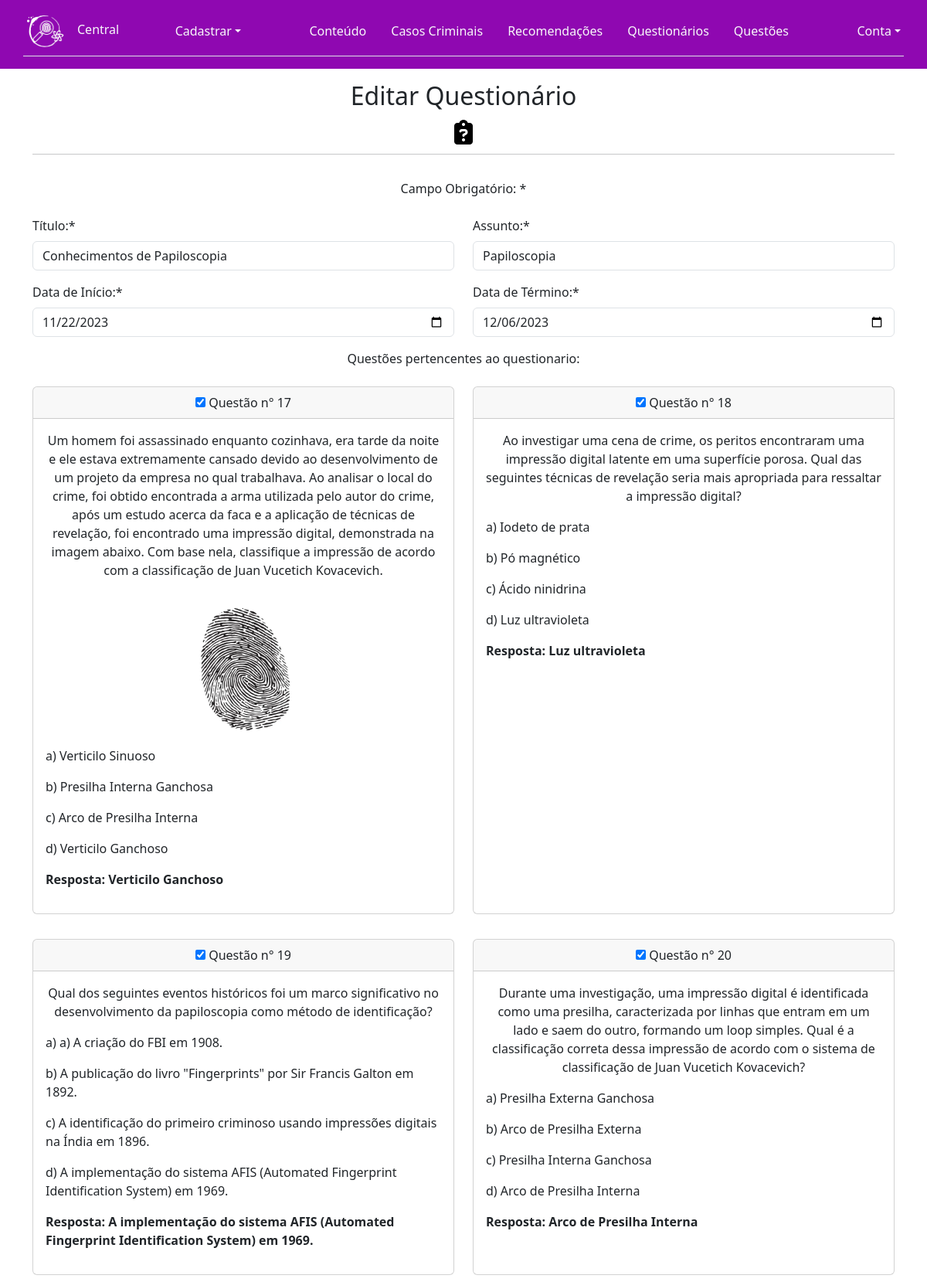
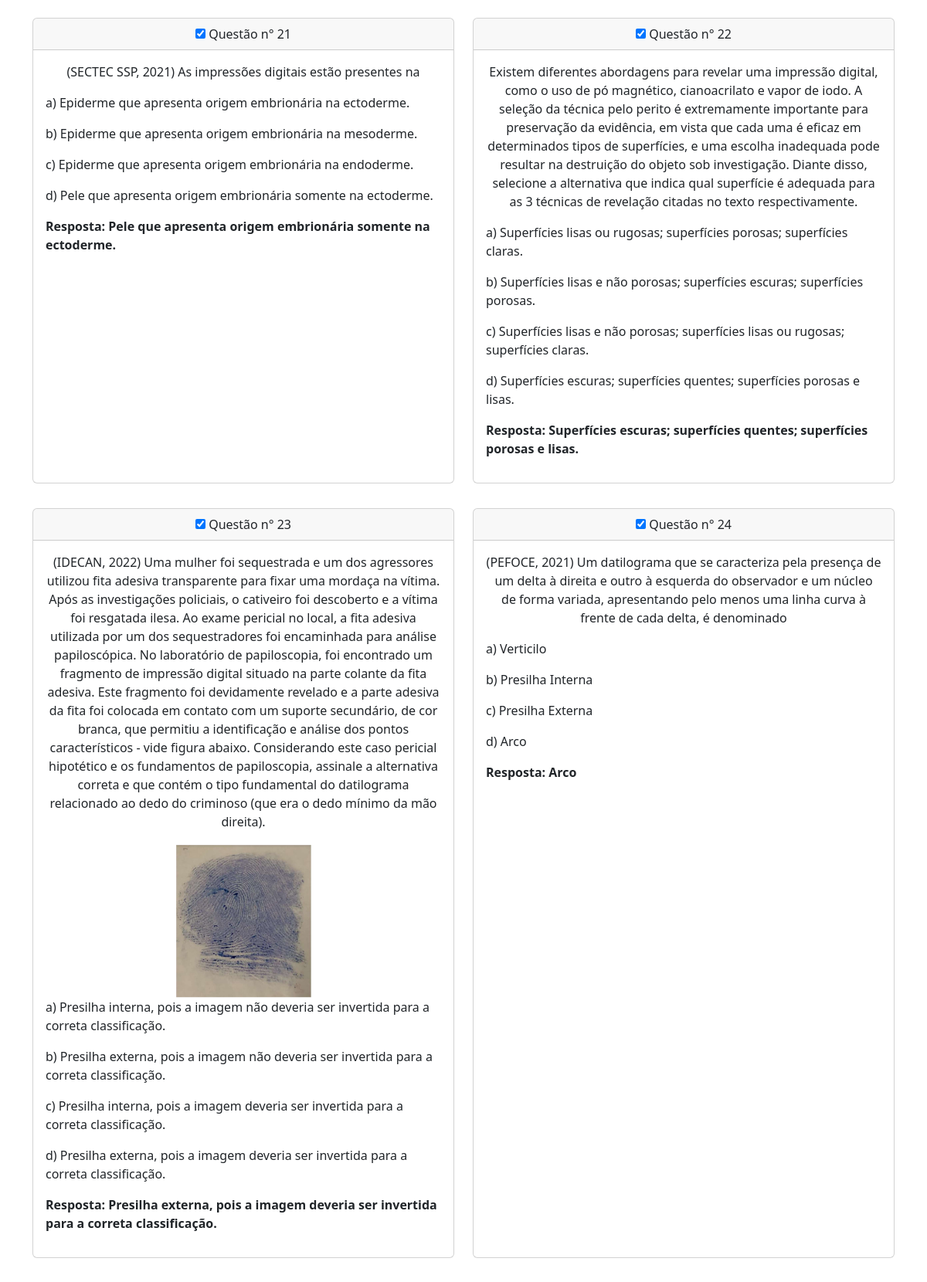
Page /edit_questionario.php?id_questionario=5 (signed in, upper part) on the committed database (2 pictures, top to bottom).
### tables this page shows
CREATE TABLE `questionario` (
  `id_questionario` int(11) NOT NULL,
  `date_inic` date NOT NULL,
  `date_fin` date NOT NULL,
  `assunto` varchar(255) NOT NULL,
  `titulo_quest` varchar(100) NOT NULL
);

CREATE TABLE `contem` (
  `id_questionario` int(11) NOT NULL,
  `id_questao` int(11) NOT NULL
);

CREATE TABLE `questao` (
  `id_questao` int(11) NOT NULL,
  `enunciado` text NOT NULL,
  `imagem` varchar(255) DEFAULT NULL,
  `alt_correta` varchar(255) NOT NULL,
  `alt_1` varchar(255) NOT NULL,
  `alt_2` varchar(255) NOT NULL,
  `alt_3` varchar(255) NOT NULL,
  `alt_4` varchar(255) NOT NULL
);

### edit_questionario.php (the view, shortened to what this page needs)
<?php
include_once('controle.php');
$id_questionario = $_GET['id_questionario'];
$sql2 = "SELECT * FROM questionario WHERE id_questionario=$id_questionario";
$resultado = mysqli_query($conexao, $sql2);
$info_quest = mysqli_fetch_assoc($resultado);
$sql3 = "SELECT * FROM questao INNER JOIN contem ON questao.id_questao = contem.id_questao WHERE contem.id_questionario = $id_questionario";
$retorno = mysqli_query($conexao, $sql3);
$dados = mysqli_fetch_all($retorno, MYSQLI_ASSOC);
?>
<!DOCTYPE html>
<html lang="pt-BR">
<head>
    <link rel="stylesheet" href="https://cdnjs.cloudflare.com/ajax/libs/font-awesome/6.4.0/css/all.min.css" />
    <link rel="stylesheet" href="./assets/css/bootstrap.css">
    <link rel="stylesheet" href="./assets/css/pacote.css">
</head>
<body>
    <?php include_once('cabecalho.php'); ?>
    <main class="container pb-3">
        <div class="row">
            <div class="col">
                <div class="text-center py-3">
                    <h2 class="h2">Editar Questionário</h2>
                    <div class="m-3"><i class="fa-solid fa-clipboard-question fa-2xl" style="color: #000000;"></i></div>
                    <hr>
                </div>
            </div>
        </div>
        <div class="row">
            <div class="col">
                <form method="POST" action="processa_questionario.php">
                    <div class="text-center">
                        <p>Campo Obrigatório: *</p>
                    </div>
                    <div class="row">
                        <div class="col-xl-6 py-2">
                            <label class="form-label">Título:*</label>
                            <input class="form-control" type="text" name="titulo" value="<?php echo $info_quest['titulo_quest']; ?>" required>
                        </div>
                        <div class="col-xl-6 py-2">
                            <label class="form-label">Assunto:*</label>
                            <input class="form-control" type="text" name="assunto" value="<?php echo $info_quest['assunto']; ?>" required>
                        </div>
                    </div>
                    <div class="row">
                        <div class="col-xl-6 py-2">
                            <label class="form-label">Data de Início:*</label>
                            <input class="form-control" type="date" name="data_inicio" value="<?php echo $info_quest['date_inic']; ?>" required>
                        </div>
                        <div class="col-xl-6 py-2">
                            <label class="form-label">Data de Término:*</label>
                            <input class="form-control" type="date" name="data_termino" value="<?php echo $info_quest['date_fin']; ?>" required>
                        </div>
                    </div>
                    <div class="row">
                        <div class="col-xl-12 py-2 text-center">
                            <span>Questões pertencentes ao questionario:</span>
                        </div>
                    </div>
                    <div class="row">
                        <?php
                        $limite = 2;
                        $count = 0;
                        foreach ($dados as $pergunta) :
                            $count++;
                        ?>
                            <div class="col-xl-6 py-3">
                                <div class="card text-center h-100">
                                    <div class="card-header">
                                        <input type="checkbox" id="checkbox" checked name="select_question[]" onclick="limitar()" value="<?php echo $pergunta['id_questao'] ?>"> Questão n° <?php echo $pergunta['id_questao']; ?>
                                    </div>
                                    <div class="card-body">
                                        <p class="card-text"><?php echo $pergunta['enunciado']; ?></p>
                                        <?php if (!empty($pergunta['imagem'])) : ?>
                                            <img src="<?php echo $pergunta['imagem'] ?>" height="200px" width="auto">
                                        <?php endif ?>
                                        <div class="text-start">
                                            <p><?php echo "a) " . $pergunta['alt_1'] ?></p>
                                            <p><?php echo "b) " . $pergunta['alt_2'] ?></p>
                                            <p><?php echo "c) " . $pergunta['alt_3'] ?></p>
                                            <p><?php echo "d) " . $pergunta['alt_4'] ?></p>
                                            <p><b>Resposta: <?php if ($pergunta['alt_correta'] == "alt1") {
                                                                echo $pergunta['alt_1'];
                                                            } elseif ($pergunta['alt_correta'] == "alt2") {
                                                                echo $pergunta['alt_2'];
                                                            } elseif ($pergunta['alt_correta'] == "alt3") {
                                                                echo $pergunta['alt_3'];
                                                            } else {
                                                                echo $pergunta['alt_4'];
                                                            } ?></b></p>
                                        </div>
                                    </div>
                                </div>
                            </div>
                            <?php if ($count == $limite) :
                                echo '</div>';
                                echo '<div class="row">';
                                $count = 0;
                            endif ?>
                        <?php endforeach ?>
                    </div>
                </form>
            </div>
        </div>
    </main>
</body>
</html>

### assets/css/pacote.css (style rules this page uses)
:root { --color-white: rgb(253, 253, 253); --color-dark: rgb(34, 34, 34); --color-purple: rgb(143, 8, 177); --color-blue-dark: rgb(26, 7, 56); --color-blue: rgb(23, 134, 134); --color-red: rgb(179, 2, 2); --color-green: rgb(12, 143, 1); }

### rows in the picture
questionario: titulo "Conhecimentos de Papiloscopia", assunto "Papiloscopia", data_inicio "11/22/2023", data_termino "12/06/2023"
contem: id_questao "17", id_questao.enunciado "Um homem foi assassinado enquanto cozinhava, era tarde da noite e ele estava extremamente cansado devido ao desenvolvimento de um projeto da empresa no qual trabalhava. Ao analisar o local do crime, foi obtido encontrada a arma utilizada pelo autor do crime, após um estudo acerca da faca e a aplicação de técnicas de revelação, foi encontrado uma impressão digital, demonstrada na imagem abaixo. Com base nela, classifique a impressão de acordo com a classificação de Juan Vucetich Kovacevich.", id_questao.imagem (picture), id_questao.alt_1 "Verticilo Sinuoso", id_questao.alt_2 "Presilha Interna Ganchosa", id_questao.alt_3 "Arco de Presilha Interna", id_questao.alt_4 "Verticilo Ganchoso"
contem: id_questao "18", id_questao.enunciado "Ao investigar uma cena de crime, os peritos encontraram uma impressão digital latente em uma superfície porosa. Qual das seguintes técnicas de revelação seria mais apropriada para ressaltar a impressão digital?", id_questao.alt_1 "Iodeto de prata", id_questao.alt_2 "Pó magnético", id_questao.alt_3 "Ácido ninidrina", id_questao.alt_4 "Luz ultravioleta"
contem: id_questao "19", id_questao.enunciado "Qual dos seguintes eventos históricos foi um marco significativo no desenvolvimento da papiloscopia como método de identificação?", id_questao.alt_1 "a) A criação do FBI em 1908.", id_questao.alt_2 "A publicação do livro \"Fingerprints\" por Sir Francis Galton em 1892.", id_questao.alt_3 "A identificação do primeiro criminoso usando impressões digitais na Índia em 1896.", id_questao.alt_4 "A implementação do sistema AFIS (Automated Fingerprint Identification System) em 1969."
contem: id_questao "20", id_questao.enunciado "Durante uma investigação, uma impressão digital é identificada como uma presilha, caracterizada por linhas que entram em um lado e saem do outro, formando um loop simples. Qual é a classificação correta dessa impressão de acordo com o sistema de classificação de Juan Vucetich Kovacevich?", id_questao.alt_1 "Presilha Externa Ganchosa", id_questao.alt_2 "Arco de Presilha Externa", id_questao.alt_3 "Presilha Interna Ganchosa", id_questao.alt_4 "Arco de Presilha Interna"
contem: id_questao "21", id_questao.enunciado "(SECTEC SSP, 2021) As impressões digitais estão presentes na", id_questao.alt_1 "Epiderme que apresenta origem embrionária na ectoderme.", id_questao.alt_2 "Epiderme que apresenta origem embrionária na mesoderme.", id_questao.alt_3 "Epiderme que apresenta origem embrionária na endoderme.", id_questao.alt_4 "Pele que apresenta origem embrionária somente na ectoderme."
contem: id_questao "22", id_questao.enunciado "Existem diferentes abordagens para revelar uma impressão digital, como o uso de pó magnético, cianoacrilato e vapor de iodo. A seleção da técnica pelo perito é extremamente importante para preservação da evidência, em vista que cada uma é eficaz em determinados tipos de superfícies, e uma escolha inadequada pode resultar na destruição do objeto sob investigação. Diante disso, selecione a alternativa que indica qual superfície é adequada para as 3 técnicas de revelação citadas no texto respectivamente.", id_questao.alt_1 "Superfícies lisas ou rugosas; superfícies porosas; superfícies claras.", id_questao.alt_2 "Superfícies lisas e não porosas; superfícies escuras; superfícies porosas.", id_questao.alt_3 "Superfícies lisas e não porosas; superfícies lisas ou rugosas; superfícies claras.", id_questao.alt_4 "Superfícies escuras; superfícies quentes; superfícies porosas e lisas."
contem: id_questao "23", id_questao.enunciado "(IDECAN, 2022) Uma mulher foi sequestrada e um dos agressores utilizou fita adesiva transparente para fixar uma mordaça na vítima. Após as investigações policiais, o cativeiro foi descoberto e a vítima foi resgatada ilesa. Ao exame pericial no local, a fita adesiva utilizada por um dos sequestradores foi encaminhada para análise papiloscópica. No laboratório de papiloscopia, foi encontrado um fragmento de impressão digital situado na parte colante da fita adesiva. Este fragmento foi devidamente revelado e a parte adesiva da fita foi colocada em contato com um suporte secundário, de cor branca, que permitiu a identificação e análise dos pontos característicos - vide figura abaixo.…", id_questao.imagem (picture), id_questao.alt_1 "Presilha interna, pois a imagem não deveria ser invertida para a correta classificação.", id_questao.alt_2 "Presilha externa, pois a imagem não deveria ser invertida para a correta classificação.", id_questao.alt_3 "Presilha interna, pois a imagem deveria ser invertida para a correta classificação.", id_questao.alt_4 "Presilha externa, pois a imagem deveria ser invertida para a correta classificação."
contem: id_questao "24", id_questao.enunciado "(PEFOCE, 2021) Um datilograma que se caracteriza pela presença de um delta à direita e outro à esquerda do observador e um núcleo de forma variada, apresentando pelo menos uma linha curva à frente de cada delta, é denominado", id_questao.alt_1 "Verticilo", id_questao.alt_2 "Presilha Interna", id_questao.alt_3 "Presilha Externa", id_questao.alt_4 "Arco"
